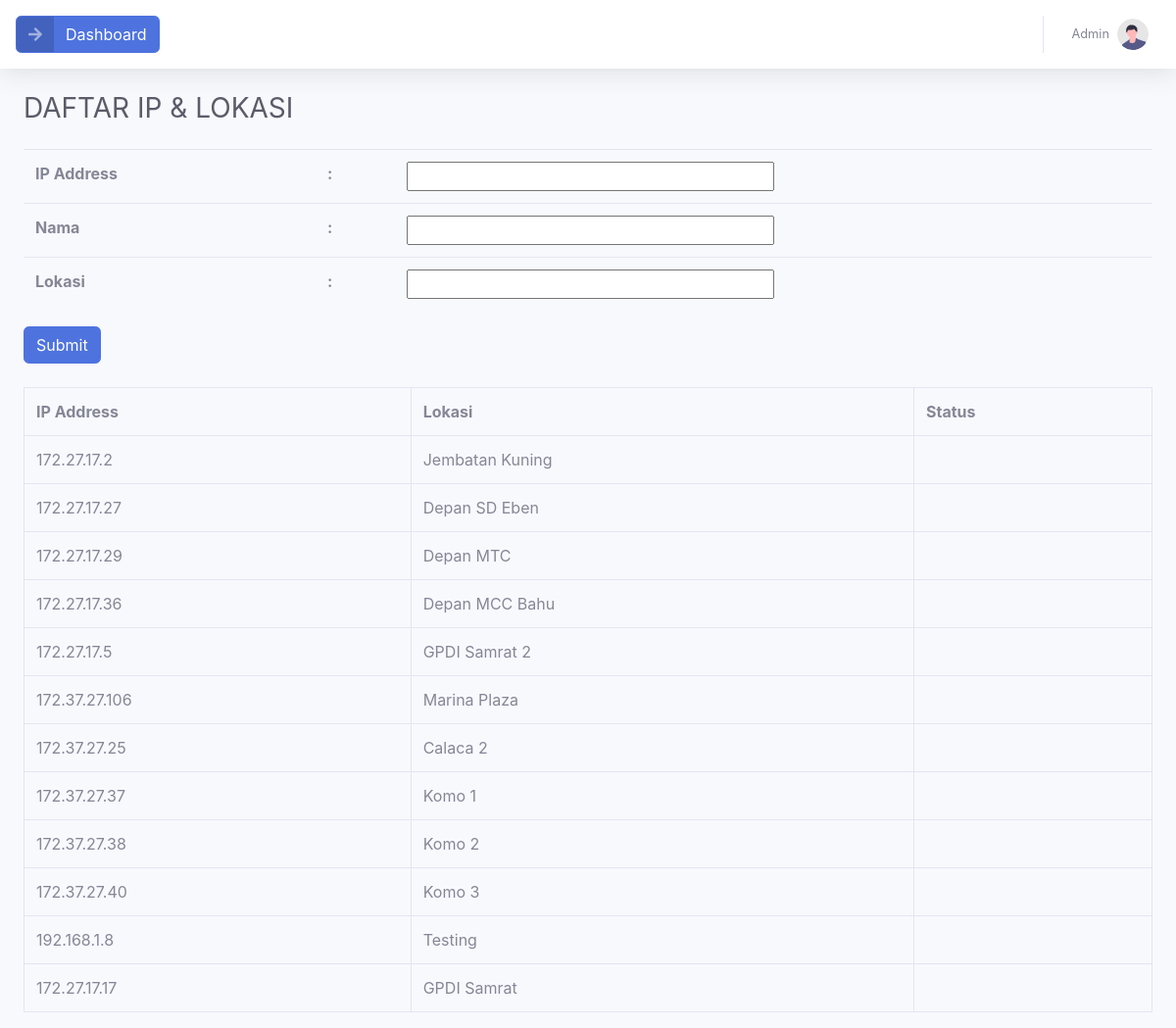
Page /index.php/home on the committed database.
### tables this page shows
CREATE TABLE `cctv` (
  `ip` varchar(15) NOT NULL,
  `nama` varchar(50) NOT NULL,
  `lokasi` varchar(50) NOT NULL
);

### application/controllers/Home.php (called while the page is built, shortened)
<?php
class Home extends CI_Controller
{
    public function __construct()
    {
        $this->load->model('cctv');
    }
    public function index()
    {
        $recordCctv = $this->cctv->getDataCctv();
        $data['data_cctv'] = $recordCctv;
        $data['title'] =  "Daftar CCTV";
        $this->load->view('templates/auth_header', $data);
        $this->load->view('home/Home_view');
        $this->load->view('templates/auth_footer');
    }
}

### index.php (called while the page is built, shortened)
<?php
require_once BASEPATH.'core/CodeIgniter.php';

### application/models/cctv.php (called while the page is built, shortened)
<?php
class cctv extends CI_Model
{
    public function getDataCctv()
    {
        $this->db->select('*');
        $this->db->from('cctv');
        $query = $this->db->get();
        return $query->result();
    }
}

### application/views/home/Home_view.php (the view, shortened to what this page needs)
<body id="page-top">
    <div id="wrapper">
      <div id="content-wrapper" class="d-flex flex-column">
        <div id="content">
          <nav class="navbar navbar-expand navbar-light bg-white topbar mb-4 static-top shadow">
            <a href="<?= base_url('home/dashboard') ?>" class="btn btn-primary btn-icon-split">
                <span class="icon text-white-50">
                    <i class="fas fa-arrow-right rotate-90"></i>
                </span>
                <span class="text">Dashboard</span>
            </a>
            <ul class="navbar-nav ml-auto">
              <li class="nav-item dropdown no-arrow">
                <a class="nav-link dropdown-toggle" href="#" id="userDropdown" role="button" data-toggle="dropdown" aria-haspopup="true" aria-expanded="false">
                  <span class="mr-2 d-none d-lg-inline text-gray-600 small">Admin</span>
                  <img class="img-profile rounded-circle" src="assets/img/undraw_profile.svg" />
                </a>
              </li>
            </ul>
          </nav>
           <div class="container-fluid">
            <div class="d-sm-flex align-items-center justify-content-between mb-4">
              <h1 class="h3 mb-0 text-gray-800">DAFTAR IP & LOKASI</h1>
            </div>
                <form class="form mb-4" action="<?= base_url('home/insertip') ?>" method="post">
                  <table class="table">
                        <tr>
                            <th>IP Address</th>
                            <th>:</th>
                            <th><input  type="text" name="ip" required style="width:50%;"></th>
                        </tr>
                        <tr">
                            <th>Nama</th>
                            <th>:</th>
                            <th><input type="text" name="nama" required style="width:50%;"></th>
                        <tr>
                            <th>Lokasi</th>
                            <th>:</th>
                            <th><input type="text" name="lokasi" required style="width:50%;"></th>
                        </tr>
                        </table>
                        <input class="btn btn-primary" type="submit">
                </form>
                <table class="table table-bordered" id="dataTable" width="100%" cellspacing="0">
                <thead?>
                <tr>
                        <td><b>IP Address</b></td>
                        <td><b>Lokasi</b></td>
                        <td><b>Status</b></td>
                    </tr>
                    <?php
                    foreach ($data_cctv as $row) {
                    ?>
                    <tfoot>
                        <tr>
                            <td><?php echo $row->ip ?></td>
                            <td><?php echo $row->lokasi ?></td>
                            <td>
                            </td>
                        </tr>
                                </tfoot>
                    <?php } ?>
                </table>
                    </div>
</body>

### rows in the picture
cctv: ip "172.27.17.17", lokasi "GPDI Samrat"
cctv: ip "172.27.17.2", lokasi "Jembatan Kuning"
cctv: ip "172.27.17.27", lokasi "Depan SD Eben"
cctv: ip "172.27.17.29", lokasi "Depan MTC"
cctv: ip "172.27.17.36", lokasi "Depan MCC Bahu"
cctv: ip "172.27.17.5", lokasi "GPDI Samrat 2"
cctv: ip "172.37.27.106", lokasi "Marina Plaza"
cctv: ip "172.37.27.25", lokasi "Calaca 2"
cctv: ip "172.37.27.37", lokasi "Komo 1"
cctv: ip "172.37.27.38", lokasi "Komo 2"
cctv: ip "172.37.27.40", lokasi "Komo 3"
cctv: ip "192.168.1.8", lokasi "Testing"
